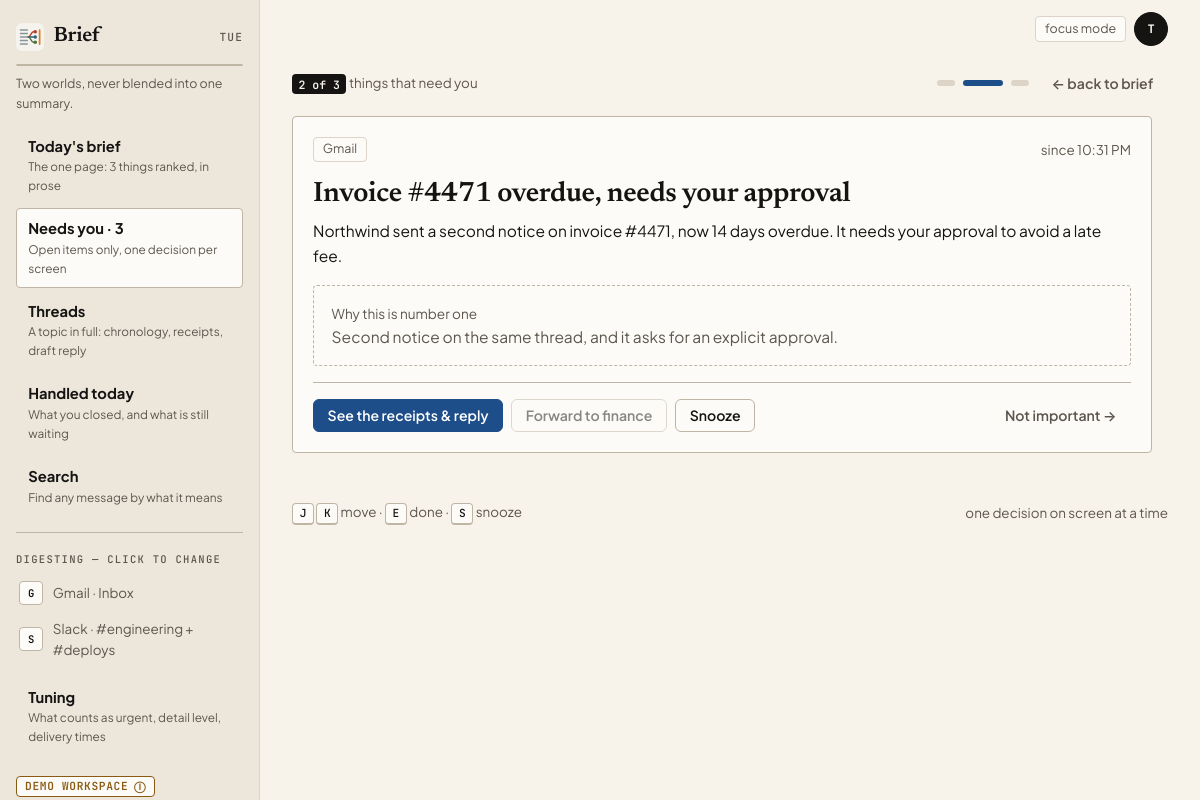
/work/brief/item/12/ (signed in), run on the app's committed database.
### unopsis/models.py (models this page shows, shortened)
class Connection(models.Model):
    class Status(models.TextChoices):
        CONNECTED = "connected", "Connected"
        ERROR = "error", "Error"
        REVOKED = "revoked", "Revoked"
    space = models.ForeignKey(Space, on_delete=models.CASCADE, related_name="connections")
    provider = models.CharField(max_length=32, choices=Provider.choices)
    external_account = models.CharField(
        max_length=254,
        help_text="Identifier at the provider, e.g. an address, workspace, or handle.",
    )
    display_name = models.CharField(max_length=120, blank=True)
    status = models.CharField(max_length=16, choices=Status.choices, default=Status.CONNECTED)
    read_only = models.BooleanField(default=True)
    token_ref = models.CharField(
        max_length=200, blank=True,
        help_text=(
            "Opaque pointer to credentials held in a secrets store. No token "
            "material is ever written to this table."
        ),
    )
    included_scopes = models.JSONField(
        default=list, blank=True,
        help_text=(
            'Which channels/labels/chats count, e.g. '
            '[{"id":"C08KJ21X","name":"#engineering","type":"channel"}]. '
            "Excluded scopes are simply absent."
        ),
    )
    last_synced_at = models.DateTimeField(null=True, blank=True)
    last_error = models.TextField(blank=True)
    class Meta:
        ordering = ["space", "provider", "external_account"]
        constraints = [
            models.UniqueConstraint(
                fields=["space", "provider", "external_account"],
                name="uniq_connection_per_space_provider_account",
            )
        ]

class BriefItem(models.Model):
    class Lane(models.TextChoices):
        NEEDS_YOU = "needs_you", "Needs you"
        MOVING = "moving", "Moving without you"
        FYI = "fyi", "FYI"
    class State(models.TextChoices):
        OPEN = "open", "Open"
        HANDLED = "handled", "Handled"
        SNOOZED = "snoozed", "Snoozed"
        DISMISSED = "dismissed", "Dismissed"
    brief = models.ForeignKey(Brief, on_delete=models.CASCADE, related_name="items")
    title = models.CharField(max_length=200, help_text="The subject this item is about.")
    messages = models.ManyToManyField(
        Message, related_name="brief_items", blank=True,
        help_text="The receipts: every message this item's summary rests on.",
    )
    primary_message = models.ForeignKey(
        Message,
        on_delete=models.SET_NULL,
        null=True, blank=True, related_name="lead_for_items",
    )
    lane = models.CharField(max_length=16, choices=Lane.choices)
    rank = models.PositiveIntegerField()
    summary = models.TextField()
    why = models.TextField(blank=True, help_text="Why this surfaced -- shown on demand.")
    deadline_at = models.DateTimeField(null=True, blank=True)
    state = models.CharField(max_length=16, choices=State.choices, default=State.OPEN)
    handled_at = models.DateTimeField(null=True, blank=True)
    snoozed_until = models.DateTimeField(null=True, blank=True)
    actions = models.JSONField(
        default=list, blank=True,
        help_text=(
            'Offered actions, e.g. '
            '[{"kind":"reply","label":"Reply to Prof. Ramirez","primary":true}].'
        ),
    )
    draft_body = models.TextField(blank=True, help_text="A reply composed but not yet sent.")
    draft_sent_at = models.DateTimeField(null=True, blank=True)
    open_count = models.PositiveIntegerField(default=0)
    feedback = models.SmallIntegerField(
        default=0, help_text="-1 thumbs down, 0 none, +1 thumbs up."
    )
    class Meta:
        ordering = ["lane", "rank"]
        constraints = [
            models.UniqueConstraint(fields=["brief", "lane", "rank"], name="uniq_slot_per_brief"),
            models.UniqueConstraint(fields=["brief", "title"], name="uniq_title_per_brief"),
        ]

class Message(models.Model):
    connection = models.ForeignKey(Connection, on_delete=models.CASCADE, related_name="messages")
    author = models.ForeignKey(
        Person,
        on_delete=models.PROTECT,
        related_name="messages",
    )
    external_id = models.CharField(max_length=200, help_text="The provider's own message id.")
    scope_name = models.CharField(
        max_length=200, blank=True,
        help_text="Channel/label the message arrived in, denormalized from the provider.",
    )
    sent_at = models.DateTimeField()
    body = models.TextField()
    permalink = models.URLField(blank=True)
    is_noise = models.BooleanField(default=False)
    raw = models.JSONField(default=dict, blank=True)
    class Meta:
        ordering = ["-sent_at"]
        constraints = [
            models.UniqueConstraint(
                fields=["connection", "external_id"], name="uniq_message_per_connection"
            )
        ]
        indexes = [
            models.Index(fields=["connection", "sent_at"], name="idx_message_conn_sent"),
        ]

### unopsis/app_views.py (the view)
# urls.py: path("work/brief/item/<int:pk>/", app_views.focus, name="app-work-focus"),
@login_required
def focus(request, pk):
    item = get_object_or_404(
        BriefItem.objects.select_related("brief__space", "primary_message")
        .prefetch_related("messages__connection"),
        pk=pk, brief__space__kind=WORK, brief__space__user=request.user,
    )
    space, brief, now = item.brief.space, item.brief, timezone.now()
    queue = list(ui.lane_items(brief, NEEDS_YOU).values_list("pk", flat=True))
    index = queue.index(item.pk) if item.pk in queue else None
    return _render_world(
        request, "unopsis/app/focus.html", WORK, "needs-you", space, brief, now,
        item=item,
        chips=ui.source_chips(item),
        queue=queue,
        position=index + 1 if index is not None else None,
        previous_pk=queue[index - 1] if index else None,
        next_pk=queue[index + 1] if index is not None and index + 1 < len(queue) else None,
        secondary=ui.secondary_actions(item),
        since=min((m.sent_at for m in item.messages.all()), default=None),
        snooze_to=ui.snooze_until(space, now),
    )

### templates/unopsis/app/focus.html (shortened to what this page needs)
{% extends "unopsis/app/shell.html" %}
{% block rail %}{% include "unopsis/app/_rail_world.html" %}{% endblock %}
{% block rail_foot %}{% include "unopsis/app/_rail_world_foot.html" %}{% endblock %}
{% block topbar %}<span class="chip">focus mode</span>{% endblock %}
{% block app_content %}
  <div class="d-flex flex-wrap justify-content-between align-items-center gap-2 mb-3">
    <p class="mb-0">
      {% if position %}
        <span class="num" style="width:auto;padding:0 .4rem;background:var(--app-ink)">{{ position }} of {{ queue|length }}</span>
        <span class="meta">things that need you</span>
      {% else %}
        <span class="chip">{{ item.get_state_display }}</span> <span class="meta">not in today's queue</span>
      {% endif %}
    </p>
    <p class="d-flex align-items-center gap-2 mb-0">
      {% for pk in queue %}<span aria-hidden="true" style="display:inline-block;width:{% if pk == item.pk %}40px{% else %}18px{% endif %};height:6px;border-radius:999px;background:{% if pk == item.pk %}var(--app-blue){% else %}var(--app-line){% endif %}"></span>{% endfor %}
      <a class="btn-app btn-app--quiet" href="{% url 'app-work-brief' %}">← back to brief</a>
    </p>
  </div>
  <div class="app-card" style="max-width: 860px">
    <p class="d-flex flex-wrap align-items-center gap-2">
      {% for chip in chips %}<span class="chip">{{ chip.label }}</span>{% empty %}<span class="meta">no receipts cited</span>{% endfor %}
      {% if since %}<span class="meta ms-auto">since {{ since|time:"g:i A" }}</span>{% endif %}
    </p>
    <h1 class="h3">{{ item.title }}</h1>
    <p>{{ item.summary }}</p>
    {% if item.why %}
      <div class="hint"><small>Why this is number one</small><p class="mb-0">{{ item.why }}</p></div>
    {% endif %}
    <hr>
    <div class="d-flex flex-wrap align-items-center gap-2">
      <a class="btn-app btn-app--primary" href="{% url 'app-thread' 'work' item.pk %}">See the receipts &amp; reply</a>
      {% for action in secondary %}
        <button type="button" class="btn-app" disabled title="Coming soon. For now Unopsis only reads; nothing is sent on your behalf.">{{ action.label }}</button>
      {% endfor %}
      <form method="post" action="{% url 'app-item-action' item.pk %}" data-key="s">{% csrf_token %}
        <button class="btn-app" type="submit" title="Back at {{ snooze_to|time:'g:i A' }}">Snooze</button>
      </form>
      <form method="post" action="{% url 'app-item-action' item.pk %}" class="ms-auto">{% csrf_token %}
        <button class="btn-app btn-app--quiet" type="submit">Not important →</button>
      </form>
    </div>
  </div>
  <div class="d-flex flex-wrap justify-content-between align-items-center gap-2 mt-5 meta">
    <span><span class="kbd">J</span> <span class="kbd">K</span> move · <span class="kbd">E</span> done · <span class="kbd">S</span> snooze</span>
    <span>one decision on screen at a time</span>
  </div>
{% endblock %}

### templates/unopsis/app/shell.html (shortened to what this page needs)
{% extends "base.html" %}
{% load static app_ui %}
{% block extra_css %}<link rel="stylesheet" href="{% static 'css/app.css' %}">{% endblock %}
{% block body_class %}app-body{% endblock %}
{% block body %}
<div class="app-shell">
  <aside class="app-rail" aria-label="Sidebar">
    {% block rail %}{% endblock %}
    <div class="app-rail__foot">
      {% block rail_foot %}{% endblock %}
    </div>
  </aside>
  <div class="app-main">
    <header class="app-topbar">
      {% block topbar %}{% endblock %}
      {% if user.is_authenticated %}
        {% with name=user.get_full_name|default:user.get_username %}
        <details class="account-menu" data-account-menu>
          <summary aria-label="Account menu for {{ user.get_username }}">
            <span class="avatar">{{ name|initials }}</span>
          </summary>
        </details>
        {% endwith %}
      {% endif %}
    </header>
    <main class="app-content">
      {% block app_content %}{% endblock %}
    </main>
  </div>
</div>
{% endblock %}

### templates/unopsis/app/_rail_world.html (shortened to what this page needs)
{% load static app_ui %}
<div class="rail-brand">
  <img class="rail-logo" src="{% static 'img/unopsis-logo.svg' %}" alt="">
  {% if world == 'work' %}Brief{% else %}Catch up{% endif %}
  <span class="rail-day">{{ today|date:"D" }}</span>
</div>
<nav class="segmented" aria-label="Switch world">
  <a href="{% url 'app-work-brief' %}" class="{% if world == 'work' %}is-on{% endif %}"
     {% if world == 'work' %}aria-current="page"{% endif %}>Work</a>
  <a href="{% url 'app-personal-catchup' %}" class="{% if world == 'personal' %}is-on{% endif %}"
     {% if world == 'personal' %}aria-current="page"{% endif %}>Personal</a>
</nav>
<p class="rail-note">{% if world == 'work' %}Two worlds, never blended into one summary.{% else %}Different sources, different ranking.{% endif %}</p>
{% if world == 'work' %}
  <a class="rail-link {% if active == 'brief' %}is-active{% endif %}" href="{% url 'app-work-brief' %}">
    <strong>Today's brief</strong><small>The one page: {{ needs_you_count }} thing{{ needs_you_count|pluralize }} ranked, in prose</small></a>
  <a class="rail-link {% if active == 'needs-you' %}is-active{% endif %}" href="{% url 'app-work-needs-you' %}">
    <strong>Needs you · {{ needs_you_count }}</strong><small>Open items only, one decision per screen</small></a>
  <a class="rail-link {% if active == 'threads' %}is-active{% endif %}"
     href="{% if first_needs_you %}{% url 'app-thread' 'work' first_needs_you.pk %}{% else %}{% url 'app-work-brief' %}{% endif %}">
    <strong>Threads</strong><small>A topic in full: chronology, receipts, draft reply</small></a>
  <a class="rail-link {% if active == 'handled' %}is-active{% endif %}" href="{% url 'app-work-handled' %}">
    <strong>Handled today</strong><small>What you closed, and what is still waiting</small></a>
  <a class="rail-link {% if active == 'search' %}is-active{% endif %}" href="{% url 'app-search' %}?world=work">
    <strong>Search</strong><small>Find any message by what it means</small></a>
  <hr>
  <p class="rail-label">Digesting — click to change</p>
  {% for row in connections %}
    <a class="rail-source {% if row.broken %}is-broken{% endif %}" href="{% url 'app-setup-scope' %}">
      <span class="tile">{{ row.connection|provider_letter }}</span>
      <span>{% if row.broken %}{{ row.connection.get_provider_display }} · can't sync{% else %}{{ row.label }}{% endif %}</span>
    </a>
  {% empty %}
    <p class="rail-note">No sources yet. <a href="{% url 'app-setup-sources' %}">Connect one</a>.</p>
  {% endfor %}
  <a class="rail-link mt-2" href="{% url 'app-setup-tuning' %}">
    <strong>Tuning</strong><small>What counts as urgent, detail level, delivery times</small></a>
{% endif %}

### data on the page
Connection: connection|provider_letter "G", label "Gmail · Inbox"
Connection: connection|provider_letter "S", label "Slack · #engineering + #deploys"
Message: sent_at "10:31 PM"
BriefItem: title "Invoice #4471 overdue, needs your approval", summary "Northwind sent a second notice on invoice #4471, now 14 days overdue. It needs your approval to avoid a late fee.", why "Second notice on the same thread, and it asks for an explicit approval."

### other printed values
{{ today|date:"D" }} "TUE"
{{ needs_you_count }} "3"
{{ name|initials }} "T"
{{ position }} "2"
{{ queue|length }} "3"
{{ chip.label }} "Gmail"
{{ action.label }} "Forward to finance"
